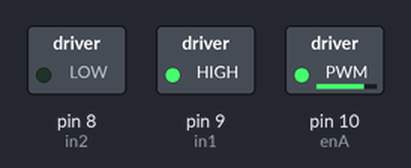
Recording of a sketch running on a simulated Arduino Uno, built with avr-gcc and run on an emulated ATmega328P. Shown: switched loads named in the sketch (green lamp = pin HIGH).

Above: at 0.05 s.
At 4.0 s:
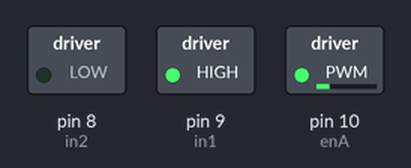
Timing chart, 0 to 4.6 s (numbered marks = the images above):
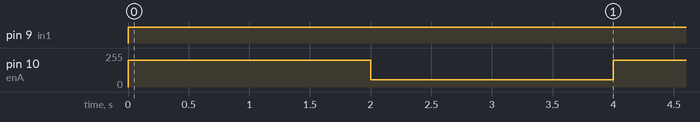

Measured:
- by itself, pin 9 (in1): LOW → HIGH at 0.00 s
- by itself, pin 10 (enA): alternates 200/255 for 2.0 s and 55/255 for 2.0 s

The sketch:

Actuator_Demo.ino
```cpp
//connect motor controller pins to Arduino digital pins
// motor one
int enA = 10;
int in1 = 9;
int in2 = 8;
// motor two
//int enB = 5;
//int in3 = 7;
//int in4 = 6;

int power = 200;

void setup() {
  // put your setup code here, to run once:
 // set all the motor control pins to outputs
  pinMode(enA, OUTPUT);
  pinMode(in1, OUTPUT);
  pinMode(in2, OUTPUT);
  //This is for motor two
  //pinMode(enB, OUTPUT);
  //pinMode(in3, OUTPUT);
  //pinMode(in4, OUTPUT);

}

void demoOne()
{
  // this function will run the motors in both directions at a fixed speed
  // turn on motor A
  digitalWrite(in1, HIGH);
  digitalWrite(in2, LOW);
  // set speed to 200 out of possible range 0~255
  analogWrite(enA, power);
  // turn on motor B
  //digitalWrite(in3, HIGH);
  //digitalWrite(in4, LOW);
  // set speed to 200 out of possible range 0~255
  //analogWrite(enB, 200);
  //delay(2000);
  // now change motor directions
  //digitalWrite(in1, LOW);
  //digitalWrite(in2, HIGH);
  //digitalWrite(in3, LOW);
  //digitalWrite(in4, HIGH);
  power = 255 - power;
  delay(2000);
  // now turn off motors
  //digitalWrite(in1, LOW);
  //digitalWrite(in2, LOW);
  //digitalWrite(in3, LOW);
  //digitalWrite(in4, LOW);
}
void loop() {
  // put your main code here, to run repeatedly:
 demoOne();
}
```
